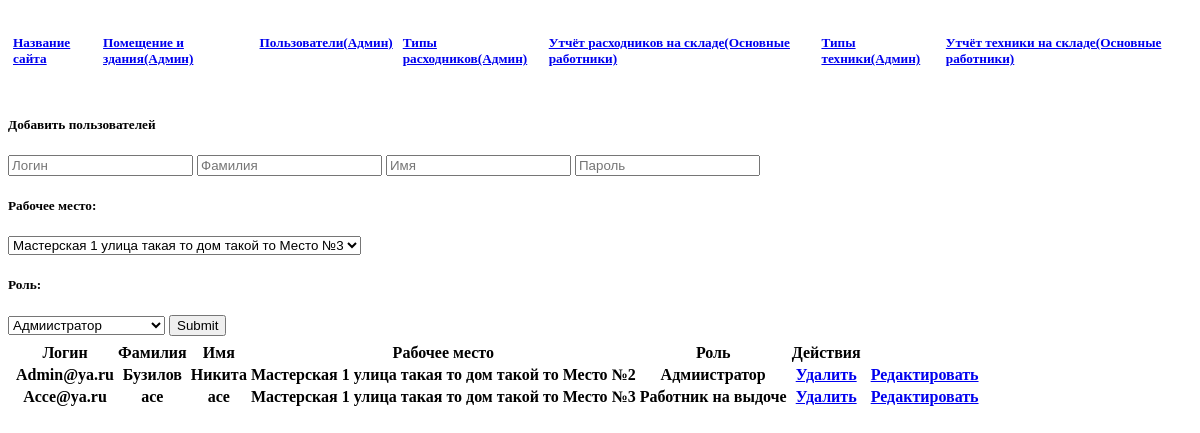
/add_user.php, run on the app's committed database.
### tables this page shows
CREATE TABLE `users` (
  `id` int NOT NULL,
  `login` varchar(50) NOT NULL,
  `name` varchar(50) NOT NULL,
  `surname` varchar(50) NOT NULL,
  `role` int NOT NULL,
  `jobs_id` int NOT NULL,
  `password` varchar(50) NOT NULL
);

CREATE TABLE `Workshops` (
  `id` int NOT NULL,
  `image` varchar(255) NOT NULL,
  `name` varchar(50) NOT NULL,
  `address` varchar(50) NOT NULL
);

CREATE TABLE `Jobs` (
  `id` int NOT NULL,
  `name` varchar(50) NOT NULL,
  `id_w_shop` int NOT NULL
);

### add_user.php (the view, shortened to what this page needs)
<?php
require_once 'view/header.html';
?>
<h5>Добавить пользователей</h5>
<form method="POST" action="controller/add_user.php" enctype="multipart/form-data">
	<input type="email" name="login" placeholder="Логин">
	<input type="text" name="surname" placeholder="Фамилия">
	<input type="text" name="name" placeholder="Имя">
	<input type="password" name="password" placeholder="Пароль">
	<label for="jobs"><h5>Рабочее место:</h5></label>
	<select name="jobs">
	<?php
	$jobs_sql="SELECT * FROM `Jobs`";
	$run_jobs_sql=mysqli_query($con, $jobs_sql);
	while ($row_jobs = mysqli_fetch_array($run_jobs_sql)) {
		$id=$row_jobs['id'];
		$name=$row_jobs['name'];
		$id_w_shop=$row_jobs['id_w_shop'];
		$jobs_ws_sql="SELECT * FROM `Workshops` WHERE `id`='$id_w_shop'";
		$run_jobs_ws_sql=mysqli_query($con, $jobs_ws_sql);
		$row_jobs_ws = mysqli_fetch_array($run_jobs_ws_sql);
		$name_jobs_ws=$row_jobs_ws['name'];
		$address_jobs_ws=$row_jobs_ws['address'];
		echo "<option value='$id'><h5>$name_jobs_ws $address_jobs_ws Место №$name</h5></option>";
	}
	?>
	</select>
	<label for="role"><h5>Роль:</h5></label>
	<select name="role">
	<option value='1'><h5>Адмиистратор</h5></option>
	</select>
	<input type="submit" name="reg">
</form>
<table>
	<tr>
		<th>Логин</th>
		<th>Фамилия</th>
		<th>Имя</th>
		<th>Рабочее место</th>
		<th>Роль</th>
		<th>Действия</th>
	</tr>
	<?php
	$sql_user = "SELECT * FROM `users`";
	$run_sql_user = mysqli_query($con, $sql_user);
	while ($row_user = mysqli_fetch_array($run_sql_user)) {
		$id_user=$row_user['id'];
		$login_user=$row_user['login'];
		$surname_user=$row_user['surname'];
		$name_user=$row_user['name'];
		$jobs_user=$row_user['jobs_id'];
		$role_user=$row_user['role'];
		if ($role_user == '1') {$role_user = 'Адмиистратор';}
		if ($role_user == '9') {$role_user = 'Работник на выдоче';}
		$sql_jobs = "SELECT * FROM `Jobs` WHERE `id`='$jobs_user'";
		$run_sql_jobs = mysqli_query($con, $sql_jobs);
		$row_jobs = mysqli_fetch_array($run_sql_jobs);
		$name_jobs=$row_jobs['name'];
		$id_w_shop=$row_jobs['id_w_shop'];
		$jobs_ws_sql="SELECT * FROM `Workshops` WHERE `id`='$id_w_shop'";
		$run_jobs_ws_sql=mysqli_query($con, $jobs_ws_sql);
		$row_jobs_ws = mysqli_fetch_array($run_jobs_ws_sql);
		$name_jobs_ws=$row_jobs_ws['name'];
		$address_jobs_ws=$row_jobs_ws['address'];
		echo "
		<tr>
			<th>$login_user</th>
			<th>$surname_user</th>
			<th>$name_user</th>
			<th>$name_jobs_ws $address_jobs_ws Место №$name_jobs</th>
			<th>$role_user</th>
			<th><a href='controller/user_dell.php?id=$id_user'>Удалить</a></th>
			<th><a href='user_edit.php?id=$id_user'>Редактировать</a></th>
		</tr>
		";
	}
	?>
</table>

### assets/style/style.css (style rules this page uses)
header { display: flex; }
a { margin: 5px; }
.but_logo { display: flex; }
.but_head { display: flex; }
table { display: flex; margin: 5px; }

### data on the page
users: login "Admin@ya.ru", surname "Бузилов", name "Никита", workshops.name "Мастерская 1", workshops.address "улица такая то дом такой то", jobs.name "2", role "Адмиистратор"
users: login "Acce@ya.ru", surname "ace", name "ace", workshops.name "Мастерская 1", workshops.address "улица такая то дом такой то", jobs.name "3", role "Работник на выдоче"
